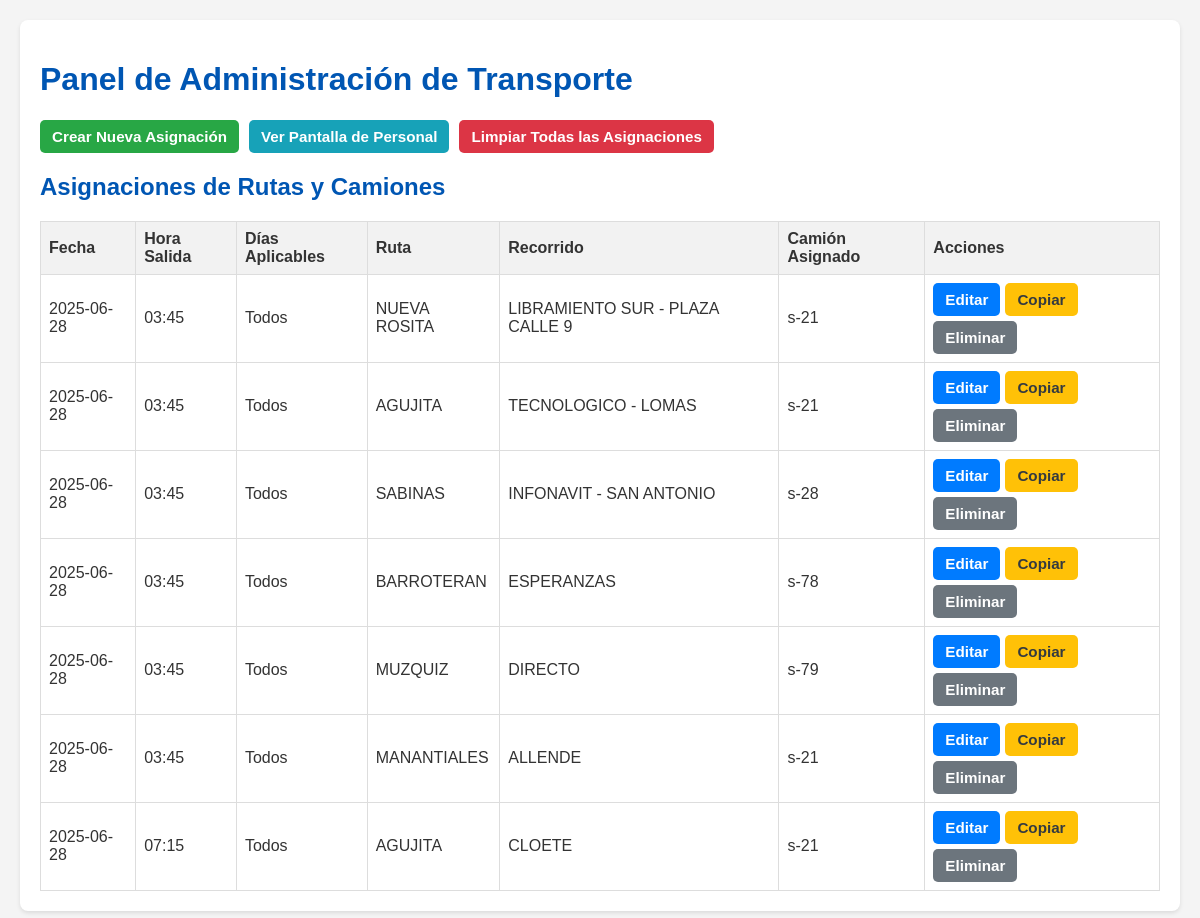
The page / on the database its author committed.
### tables this page shows
CREATE TABLE Asignaciones (
                id_asignacion INTEGER PRIMARY KEY AUTOINCREMENT,
                id_horario INTEGER NOT NULL,
                id_ruta INTEGER NOT NULL,
                numero_camion_manual TEXT, -- AHORA ES UN CAMPO DE TEXTO, NO NECESITA NOT NULL
                fecha TEXT NOT NULL, -- Formato YYYY-MM-DD
                FOREIGN KEY (id_horario) REFERENCES HorariosSalida(id_horario),
                FOREIGN KEY (id_ruta) REFERENCES Rutas(id_ruta)
                -- Ya no hay FOREIGN KEY a Camiones, ya que el campo es de texto libre
            );

CREATE TABLE HorariosSalida (
                id_horario INTEGER PRIMARY KEY AUTOINCREMENT,
                hora_salida TEXT NOT NULL, -- Formato HH:MM
                dias_semana TEXT NOT NULL, -- Ej. "Lunes,Martes", "Todos", "Sabado,Domingo"
                es_especial BOOLEAN DEFAULT 0 -- 0 para falso, 1 para verdadero
            );

CREATE TABLE Rutas (
                id_ruta INTEGER PRIMARY KEY AUTOINCREMENT,
                nombre TEXT NOT NULL,
                recorrido TEXT NOT NULL
            );

### app.py (the view)
@app.route('/')
def admin_dashboard():
    conn = get_db_connection()
    asignaciones = conn.execute('''
        SELECT
            A.id_asignacion,
            HS.hora_salida,
            HS.dias_semana,
            R.nombre AS nombre_ruta,
            R.recorrido,
            A.numero_camion_manual,
            A.fecha,
            A.id_horario, -- Añadido para edición/copia
            A.id_ruta    -- Añadido para edición/copia
        FROM Asignaciones AS A
        JOIN HorariosSalida AS HS ON A.id_horario = HS.id_horario
        JOIN Rutas AS R ON A.id_ruta = R.id_ruta
        WHERE A.fecha >= ?
        ORDER BY A.fecha, HS.hora_salida
    ''', (datetime.date.today().strftime('%Y-%m-%d'),)).fetchall()
    conn.close()
    return render_template('admin_dashboard.html', asignaciones=asignaciones)

### app.py (called while the page is built)
def get_db_connection():
    conn = sqlite3.connect('transporte.db')
    conn.row_factory = sqlite3.Row
    return conn

### templates/admin_dashboard.html (shortened to what this page needs)
<!DOCTYPE html>
<html lang="es">
<head>
</head>
<body>
    <div class="container">
        <h1>Panel de Administración de Transporte</h1>
        <div class="actions">
            <a href="{{ url_for('nueva_asignacion') }}" class="create-btn">Crear Nueva Asignación</a>
            <a href="{{ url_for('pantalla_personal') }}" target="_blank" class="view-btn">Ver Pantalla de Personal</a>
            <form action="{{ url_for('limpiar_asignaciones') }}" method="POST" onsubmit="return confirm('¿Estás seguro de que quieres eliminar TODAS las asignaciones? Esta acción es irreversible.');">
                <button type="submit" class="delete-all-btn">Limpiar Todas las Asignaciones</button>
            </form>
        </div>
        <h2>Asignaciones de Rutas y Camiones</h2>
        {% if asignaciones %}
            <table>
                <thead>
                    <tr>
                        <th>Fecha</th>
                        <th>Hora Salida</th>
                        <th>Días Aplicables</th>
                        <th>Ruta</th>
                        <th>Recorrido</th>
                        <th>Camión Asignado</th>
                        <th>Acciones</th>
                    </tr>
                </thead>
                <tbody>
                    {% for asignacion in asignaciones %}
                    <tr>
                        <td>{{ asignacion.fecha }}</td>
                        <td>{{ asignacion.hora_salida }}</td>
                        <td>{{ asignacion.dias_semana }}</td>
                        <td>{{ asignacion.nombre_ruta }}</td>
                        <td>{{ asignacion.recorrido }}</td>
                        <td>{{ asignacion.numero_camion_manual if asignacion.numero_camion_manual else 'Pendiente' }}</td>
                        <td>
                            <div class="action-buttons-group">
                                <a href="{{ url_for('editar_asignacion', id_asignacion=asignacion.id_asignacion) }}" class="edit-btn">Editar</a>
                                <form action="{{ url_for('copiar_asignacion', id_asignacion=asignacion.id_asignacion) }}" method="POST" onsubmit="return confirm('¿Estás seguro de que quieres copiar esta asignación?');">
                                    <button type="submit" class="copy-btn">Copiar</button>
                                </form>
                                <form action="{{ url_for('eliminar_asignacion', id_asignacion=asignacion.id_asignacion) }}" method="POST" onsubmit="return confirm('¿Estás seguro de que quieres eliminar esta asignación?');">
                                    <button type="submit" class="delete-single-btn">Eliminar</button>
                                </form>
                            </div>
                        </td>
                    </tr>
                    {% endfor %}
                </tbody>
            </table>
        {% else %}
            <p>No hay asignaciones programadas. ¡Crea una nueva!</p>
        {% endif %}
    </div>
</body>
</html>

### templates/admin_dashboard.html (style rules this page uses)
body { font-family: Arial, sans-serif; margin: 20px; background-color: #f4f4f4; color: #333; }
.container { background-color: #fff; padding: 20px; border-radius: 8px; box-shadow: 0 2px 4px rgba(0, 0, 0, 0.1); margin-bottom: 20px; }
h1, h2 { color: #0056b3; }
.actions { margin-bottom: 20px; display: flex; gap: 10px; flex-wrap: wrap; }
.actions a, .actions button, .action-buttons-group a, .action-buttons-group button { display: inline-block; padding: 8px 12px; font-size: 0.95em; font-weight: bold; color: white; text-decoration: none; border-radius: 5px; border: none; cursor: pointer; transition: background-color 0.3s ease, transform 0.1s ease; text-align: center; }
.actions .create-btn { background-color: #28a745; }
.actions .view-btn { background-color: #17a2b8; }
.actions .delete-all-btn { background-color: #dc3545; }
.action-buttons-group { display: flex; gap: 5px; flex-wrap: wrap; justify-content: flex-start; }
.action-buttons-group .edit-btn { background-color: #007bff; }
.action-buttons-group .copy-btn { background-color: #ffc107; color: #343a40; }
.action-buttons-group .delete-single-btn { background-color: #6c757d; }
table { width: 100%; border-collapse: collapse; margin-top: 20px; }
th, td { border: 1px solid #ddd; padding: 8px; text-align: left; }
th { background-color: #f2f2f2; }

### rows shown on the page
Asignaciones: fecha "2025-06-28", hora_salida "03:45", dias_semana "Todos", nombre_ruta "NUEVA ROSITA", recorrido "LIBRAMIENTO SUR - PLAZA CALLE 9", numero_camion_manual "s-21"
Asignaciones: fecha "2025-06-28", hora_salida "03:45", dias_semana "Todos", nombre_ruta "AGUJITA", recorrido "TECNOLOGICO - LOMAS", numero_camion_manual "s-21"
Asignaciones: fecha "2025-06-28", hora_salida "03:45", dias_semana "Todos", nombre_ruta "SABINAS", recorrido "INFONAVIT - SAN ANTONIO", numero_camion_manual "s-28"
Asignaciones: fecha "2025-06-28", hora_salida "03:45", dias_semana "Todos", nombre_ruta "BARROTERAN", recorrido "ESPERANZAS", numero_camion_manual "s-78"
Asignaciones: fecha "2025-06-28", hora_salida "03:45", dias_semana "Todos", nombre_ruta "MUZQUIZ", recorrido "DIRECTO", numero_camion_manual "s-79"
Asignaciones: fecha "2025-06-28", hora_salida "03:45", dias_semana "Todos", nombre_ruta "MANANTIALES", recorrido "ALLENDE", numero_camion_manual "s-21"
Asignaciones: fecha "2025-06-28", hora_salida "07:15", dias_semana "Todos", nombre_ruta "AGUJITA", recorrido "CLOETE", numero_camion_manual "s-21"
